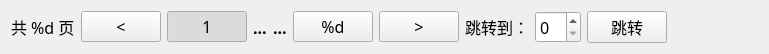
<?xml version="1.0" encoding="UTF-8"?>
<ui version="4.0">
 <class>Form</class>
 <widget class="QWidget" name="Form">
  <property name="geometry">
   <rect>
    <x>0</x>
    <y>0</y>
    <width>769</width>
    <height>42</height>
   </rect>
  </property>
  <property name="font">
   <font>
    <family>黑体</family>
    <pointsize>12</pointsize>
   </font>
  </property>
  <property name="windowTitle">
   <string>Form</string>
  </property>
  <layout class="QHBoxLayout" name="horizontalLayout">
   <item>
    <widget class="QLabel" name="label">
     <property name="text">
      <string>共 %d 页</string>
     </property>
    </widget>
   </item>
   <item>
    <widget class="QPushButton" name="button_prev">
     <property name="text">
      <string>&lt;</string>
     </property>
    </widget>
   </item>
   <item>
    <widget class="QPushButton" name="button_left">
     <property name="text">
      <string>1</string>
     </property>
     <property name="checkable">
      <bool>true</bool>
     </property>
     <property name="checked">
      <bool>true</bool>
     </property>
     <attribute name="buttonGroup">
      <string notr="true">buttonGroup</string>
     </attribute>
    </widget>
   </item>
   <item>
    <widget class="QLabel" name="label_leftdot">
     <property name="font">
      <font>
       <family>黑体</family>
       <pointsize>12</pointsize>
       <weight>75</weight>
       <bold>true</bold>
      </font>
     </property>
     <property name="text">
      <string>...</string>
     </property>
    </widget>
   </item>
   <item>
    <layout class="QHBoxLayout" name="layout_middle"/>
   </item>
   <item>
    <widget class="QLabel" name="label_rightdot">
     <property name="font">
      <font>
       <weight>75</weight>
       <bold>true</bold>
      </font>
     </property>
     <property name="text">
      <string>...</string>
     </property>
    </widget>
   </item>
   <item>
    <widget class="QPushButton" name="button_right">
     <property name="text">
      <string>%d</string>
     </property>
     <property name="checkable">
      <bool>true</bool>
     </property>
     <attribute name="buttonGroup">
      <string notr="true">buttonGroup</string>
     </attribute>
    </widget>
   </item>
   <item>
    <widget class="QPushButton" name="button_next">
     <property name="text">
      <string>&gt;</string>
     </property>
    </widget>
   </item>
   <item>
    <widget class="QLabel" name="label_2">
     <property name="text">
      <string>跳转到：</string>
     </property>
    </widget>
   </item>
   <item>
    <widget class="QSpinBox" name="spinBox"/>
   </item>
   <item>
    <widget class="QPushButton" name="button_goto">
     <property name="text">
      <string>跳转</string>
     </property>
    </widget>
   </item>
   <item>
    <spacer name="horizontalSpacer">
     <property name="orientation">
      <enum>Qt::Horizontal</enum>
     </property>
     <property name="sizeHint" stdset="0">
      <size>
       <width>40</width>
       <height>20</height>
      </size>
     </property>
    </spacer>
   </item>
  </layout>
 </widget>
 <resources/>
 <connections/>
 <buttongroups>
  <buttongroup name="buttonGroup"/>
 </buttongroups>
</ui>
